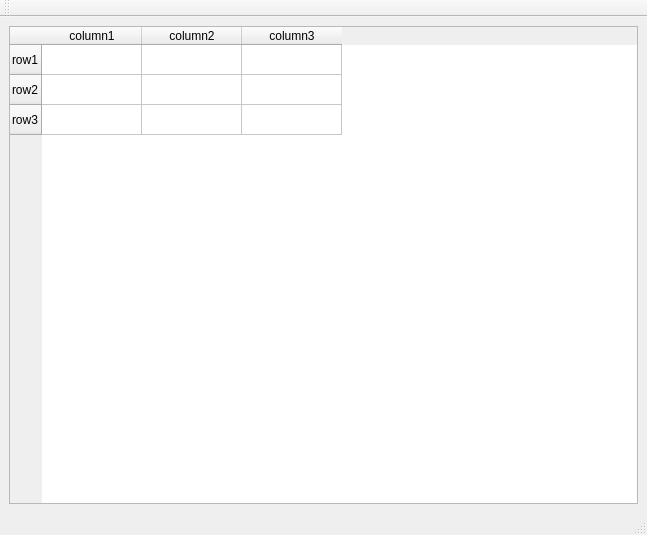
<?xml version="1.0" encoding="UTF-8"?>
<ui version="4.0">
 <class>qmainwindow</class>
 <widget class="QMainWindow" name="qmainwindow">
  <property name="geometry">
   <rect>
    <x>0</x>
    <y>0</y>
    <width>647</width>
    <height>535</height>
   </rect>
  </property>
  <property name="windowTitle">
   <string>qmainwindow</string>
  </property>
  <widget class="QWidget" name="centralwidget">
   <layout class="QGridLayout" name="gridLayout">
    <item row="0" column="0">
     <widget class="QTableWidget" name="tableWidget">
      <row>
       <property name="text">
        <string>row1</string>
       </property>
      </row>
      <row>
       <property name="text">
        <string>row2</string>
       </property>
      </row>
      <row>
       <property name="text">
        <string>row3</string>
       </property>
      </row>
      <column>
       <property name="text">
        <string>column1</string>
       </property>
      </column>
      <column>
       <property name="text">
        <string>column2</string>
       </property>
      </column>
      <column>
       <property name="text">
        <string>column3</string>
       </property>
      </column>
     </widget>
    </item>
   </layout>
  </widget>
  <widget class="QMenuBar" name="menubar">
   <property name="geometry">
    <rect>
     <x>0</x>
     <y>0</y>
     <width>647</width>
     <height>28</height>
    </rect>
   </property>
  </widget>
  <widget class="QStatusBar" name="statusbar"/>
  <widget class="QToolBar" name="toolBar">
   <property name="windowTitle">
    <string>toolBar</string>
   </property>
   <attribute name="toolBarArea">
    <enum>TopToolBarArea</enum>
   </attribute>
   <attribute name="toolBarBreak">
    <bool>false</bool>
   </attribute>
  </widget>
 </widget>
 <resources/>
 <connections/>
</ui>
